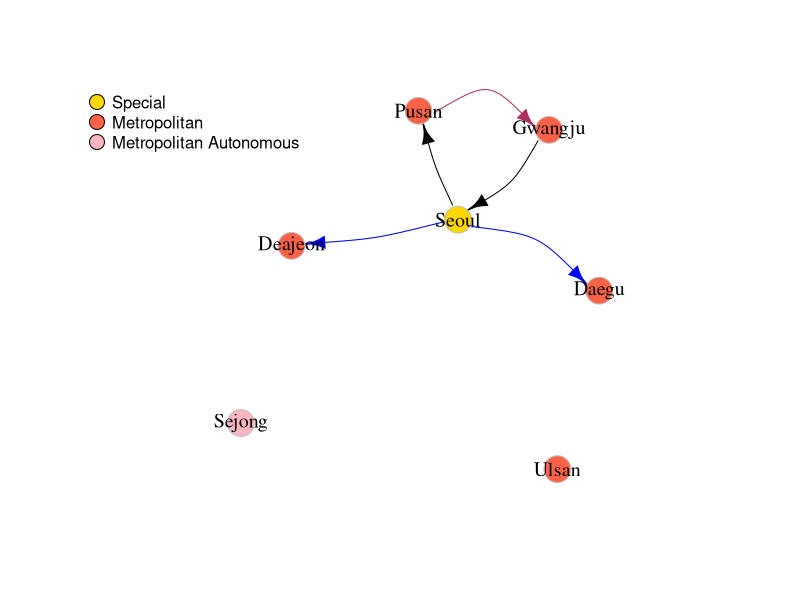

Reproduce this figure in R.
library(ggplot2)
# install.packages("maps")
library(maps)

# csv 파일에서 한글을 못 읽는 오류 시, 적절하게 아래의 옵션을 섞는다.
# fileEncoding = "CP949" | "EUC-KR"
# fileEncoding = "UTF-8"

# 단계구분도(Choropleth Map) - 1
example1 <- function() { }

# 단계구분도(Choropleth Map) - 2
example2 <- function() { }

# 단계구분도(Choropleth Map) - 3
example3 <- function() {
  # 서울시의 '영유아보육시설' 데이터와 서울시 지도 데이터를 불러옵니다.
  young_d <- read.csv('./data/data_seoul_child.csv', header = TRUE, fileEncoding = "CP949")
  map_seoul <- read.csv('./data/mapv2_final_seoul.csv', header = TRUE)

  # '시군구명' 별로 그룹화된 목록을 생성합니다.
  pro.list <- names(table(map_seoul$시군구명))

  # 각 '시군구명'에 대한 평균 위도와 경도를 계산합니다.
  xx <- vector(); yy <- vector()
  for (jj in 1:length(pro.list)) {
    xx[jj] <- mean(subset(map_seoul, 시군구명 == pro.list[jj])$long)
    yy[jj] <- mean(subset(map_seoul, 시군구명 == pro.list[jj])$lat)
  }

  # 계산된 평균 좌표와 '시군구명'을 결합합니다.
  tab.x.y <- cbind(pro.list, xx, yy)

  # 'young_d' 데이터셋을 정렬합니다.
  data5 <- young_d[sort.int(young_d[, 1], index.return = TRUE)$ix,]

  # ggplot을 사용하여 지도에 '영유아보육시설' 데이터를 시각화합니다.
  ggplot(young_d, aes(map_id = region, fill = 영유아보육시설)) +
    geom_map(map = map_seoul, alpha = 0.3, colour = 'white', size = 0.1) +  # 지도를 그리고 각 구역을 구분
    theme(legend.position = c(0.1, 0.8)) +  # 범례의 위치를 조정
    scale_fill_gradientn(colours = c('yellow', 'red')) +  # 색상 그라데이션 설정
    expand_limits(x = map_seoul$long, y = map_seoul$lat) +  # x, y 축 한계 설정
    coord_fixed() +  # 고정된 종횡비 유지
    labs(x = "", y = "", title = "영유아보육시설") +  # 레이블과 타이틀 설정
    theme(plot.title = element_text(hjust = 0.5)) +  # 제목의 위치 조정
    theme(axis.ticks = element_blank(), axis.text.y = element_blank()) +  # y축 눈금과 텍스트 제거
    theme(axis.ticks = element_blank(), axis.text.x = element_blank()) +  # x축 눈금과 텍스트 제거
    geom_text(x = xx, y = yy + 400, label = data5$영유아보육시설, size = 3, col = 4) +  # 위도 위치에 따라 텍스트 추가
    geom_text(x = xx, y = yy - 600, label = pro.list, size = 3, col = 1)  # 위도 위치 조정하여 텍스트 추가
}

# install.packages("igraph")
library(igraph)

# 네트워크 그림 - Undirected vs Directed
example4 <- function() {
  # R의 그래픽 디바이스를 두 개의 화면으로 분할합니다. 이 구성은 1행 2열로 설정됩니다.
  split.screen(figs = c(1, 2))

  # 첫 번째 화면을 활성화합니다.
  screen(1)
  # 비방향성 그래프를 생성하고, 플롯합니다. 노드는 3개, 간선은 1-2, 2-3, 3-1입니다.
  g1 <- graph(edges = c(1, 2, 2, 3, 3, 1), n = 3, directed = FALSE)
  plot(g1)

  # 두 번째 화면을 활성화합니다.
  screen(2)
  # 방향성 그래프를 생성하고, 플롯합니다. 동일한 노드와 간선 구조를 사용하지만 간선에 방향이 있습니다.
  g1 <- graph(edges = c(1, 2, 2, 3, 3, 1), n = 3, directed = TRUE)
  plot(g1)
}

# 네트워크 그림 - Isolated points
example5 <- function() {
  # 화면을 1행 2열로 분할합니다.
  split.screen(figs = c(1, 2))

  # 첫 번째 스크린을 활성화합니다.
  screen(1)
  # 비방향성 그래프를 생성하고 플롯합니다. 노드는 3개, 간선은 1-2, 2-3, 3-1, 1-3입니다.
  g1 <- graph(edges = c(1, 2, 2, 3, 3, 1, 1, 3), n = 3)
  plot(g1, edge.arrow.size = 0.5)  # 간선의 화살표 크기를 0.5로 설정

  # 두 번째 스크린을 활성화합니다.
  screen(2)
  # 비방향성 그래프를 생성하고 플롯합니다. 노드는 7개, 간선은 1-2, 2-3, 3-1입니다.
  g2 <- graph(edges = c(1, 2, 2, 3, 3, 1), n = 7)
  plot(g2, edge.arrow.size = 0.5)  # 간선의 화살표 크기를 0.5로 설정
}

# 네트워크 그림 - Vertex 이름
example6 <- function() {
  # 문자열 벡터를 사용하여 그래프 객체 'g3'를 생성합니다. 이 그래프는 지정된 도시 간의 연결을 나타냅니다.
  # 'Seoul'은 'Pusan'과, 'Pusan'은 'Gwangju'와, 'Gwangju'는 'Seoul'과 연결됩니다.
  g3 <- graph(c("Seoul", "Pusan", "Pusan", "Gwangju", "Gwangju", "Seoul"))

  # 생성된 그래프 'g3'를 시각화합니다.
  plot(g3)
}

g4 <- graph(c("Seoul", "Pusan", "Pusan", "Gwangju", "Gwangju", "Seoul", "Seoul",
              "Daegu", "Seoul", "Deajeon"), isolates = c("Sejong", "Ulsan"))

# 네트워크 그림 - Edge network
example7 <- function() {
  # 그래프 'g4'를 사용자 정의 스타일로 플로팅합니다. 다양한 시각적 속성을 조정하여 그래프의 모양을 개선합니다.
  plot(
    g4,
    edge.arrow.size = 1.5,         # 간선의 화살표 크기를 1.5로 설정
    vertex.color = "gold",         # 정점의 색상을 'gold'로 설정
    vertex.size = 15,              # 정점의 크기를 15로 설정
    vertex.frame.color = "gray",   # 정점의 테두리 색상을 'gray'로 설정
    vertex.label.color = "black",  # 정점 레이블의 색상을 'black'으로 설정
    vertex.label.cex = 1.2,        # 정점 레이블의 글자 크기를 1.2배로 조정
    vertex.label.dist = 2,         # 정점 레이블과 정점 사이의 거리를 2로 설정
    edge.curved = 0.2              # 간선의 곡률을 0.2로 설정
  )
}

# 네트워크 그림 - Edge & Vertex
example8 <- function() {
  # 그래프 'g4'의 모든 간선을 반환합니다.
  E(g4)

  # 그래프 'g4'의 모든 정점의 이름을 반환합니다.
  V(g4)$name

  # 그래프 'g4'의 각 정점에 'Type' 속성을 할당합니다.
  V(g4)$Type <- c("Special", "Metropolitan", "Metropolitan", "Metropolitan", "Metropolitan", "Multi-functional Administrative", "Metropolitan")

  # 그래프 'g4'의 각 정점에 'Pop' (인구) 속성을 할당합니다.
  V(g4)$Pop <- c(9.7, 3.4, 5.5, 2.4, 1.5, 4.27, 2.1)

  # 그래프 'g4'의 각 간선에 'traffic_volume' 속성을 할당합니다.
  E(g4)$traffic_volume <- c(2.8, 4.5, 8.7, 5.64, 4.9)

  # 그래프 'g4'의 각 간선에 교통 수단 유형을 나타내는 'traffic' 속성을 할당합니다.
  E(g4)$traffic <- c('train', 'plane', 'train', 'highway', 'highway')

  # 그래프 'g4'의 각 간선에 용도를 나타내는 'ttype' 속성을 할당합니다.
  E(g4)$ttype <- c('business', 'business', 'business', 'travel', 'travel')

  # 그래프 'g4'를 사용자 정의 스타일로 플로팅합니다.
  plot(
    g4,
    edge.arrow.size = 1.5,         # 간선의 화살표 크기를 1.5로 설정
    vertex.label.color = "black",  # 정점 레이블의 색상을 'black'으로 설정
    vertex.label.dist = 2,         # 정점 레이블과 정점 사이의 거리를 2로 설정
    vertex.color = c("pink", rep("skyblue", 4), "peru", "skyblue"), # 정점의 색상 설정
    edge.curved = 0.2              # 간선의 곡률을 0.2로 설정
  )
}

# 네트워크 그림 - Edge curve
example9 <- function() {
  color <- c("pink", rep("skyblue", 4), "peru", "skyblue")
  curved <- c(0.1, 0.9, 0.3, 0.4, 0.1)
  # 사전에 정의된 색상과 곡률 설정을 사용하여 그래프 'g4'를 플로팅합니다.
  # 색상과 곡률 값은 각각 정점과 간선에 적용됩니다.
  plot(
    g4,
    edge.arrow.size = 1.5,               # 간선의 화살표 크기를 1.5로 설정
    vertex.label.color = "black",        # 정점 레이블의 색상을 'black'으로 설정
    vertex.label.dist = 2,               # 정점 레이블과 정점 사이의 거리를 2로 설정
    vertex.color = color,                # 정점의 색상을 'color' 벡터에 따라 설정
    edge.curved = curved                 # 간선의 곡률을 'curved' 벡터에 따라 설정
  )
}

# 네트워크 그림 - Vertex size
example10 <- function() {
  color <- c("pink", rep("skyblue", 4), "peru", "skyblue")
  # 그래프 'g4'를 사용자 정의 스타일로 플로팅합니다. 이때 정점과 간선에 다양한 시각적 속성을 적용합니다.
  plot(
    g4,
    edge.arrow.size = 1.5,                # 간선의 화살표 크기를 1.5로 설정
    vertex.size = 30,                     # 정점의 크기를 30으로 설정
    vertex.frame.color = "gray",          # 정점의 테두리 색상을 'gray'로 설정
    vertex.label.color = "black",         # 정점 레이블의 색상을 'black'으로 설정
    vertex.label.cex = 1.2,               # 정점 레이블의 글자 크기를 1.2배로 조정
    vertex.label.dist = 3.5,              # 정점 레이블과 정점 사이의 거리를 3.5로 설정
    edge.curved = 0.2,                    # 간선의 곡률을 0.2로 설정
    vertex.color = color                  # 정점의 색상을 사전 정의된 'color' 벡터에 따라 설정
  )
}

te <- c('train', 'plane', 'train', 'highway', 'highway')
line.col <- ifelse(te == 'train', 1, ifelse(te == 'plane', 2, 3))
colrs <- c("black", "maroon", "blue")

# 네트워크 그림 - Line color
example11 <- function() {
  # 그래프 'g4'를 사용자 정의 스타일로 플로팅합니다. 이때 정점과 간선에 다양한 시각적 속성을 적용합니다.
  plot(
    g4,
    edge.color = colrs[line.col],        # 간선의 색상을 'colrs' 배열에서 'line.col' 인덱스에 따라 설정
    # 아래 코드 애러 나서 주석 처리함
    # vertex.size = V(g4)$Pop * 4,         # 정점의 크기를 각 정점의 'Pop' 속성 값에 4를 곱한 값으로 설정
    vertex.frame.color = "gray",         # 정점의 테두리 색상을 'gray'로 설정
    vertex.label.color = "black",        # 정점 레이블의 색상을 'black'으로 설정
    vertex.label.cex = 1.2,              # 정점 레이블의 글자 크기를 1.2배로 조정
    vertex.label.dist = 3.5,             # 정점 레이블과 정점 사이의 거리를 3.5로 설정
    edge.curved = 0.2,                   # 간선의 곡률을 0.2로 설정
    vertex.color = c("pink", rep("skyblue", 4), "peru", "skyblue")  # 정점의 색상을 사전 정의된 색상 배열에 따라 설정
  )
}

# 네트워크 그림 - Legend 추가
example12 <- function() {
  line.curve <- c(0.1, 0.9, 0.3, 0.4, 0.1)
  mycolrs <- c("gold", rep("tomato", 4), "lightpink", "tomato")
  # 그래프 'g4'를 사용자 정의 스타일로 플로팅합니다. 이때 정점과 간선에 다양한 시각적 속성을 적용합니다.
  plot(
    g4,
    edge.color = colrs[line.col],        # 간선의 색상을 'colrs' 배열에서 'line.col' 인덱스에 따라 설정
    # 아래 코드 애러 나서 주석 처리함
    # vertex.size = V(g4)$Pop * 6,         # 정점의 크기를 각 정점의 'Pop' 속성 값에 6을 곱한 값으로 설정
    vertex.frame.color = "gray",         # 정점의 테두리 색상을 'gray'로 설정
    vertex.label.color = "black",        # 정점 레이블의 색상을 'black'으로 설정
    vertex.label.cex = 1.2,              # 정점 레이블의 글자 크기를 1.2배로 조정
    edge.curved = line.curve,            # 간선의 곡률을 'line.curve' 벡터에 따라 설정
    vertex.color = mycolrs               # 정점의 색상을 'mycolrs' 벡터에 따라 설정
  )

  # 첫 번째 범례를 추가합니다. 범례는 도시 유형에 대한 설명을 포함합니다.
  legend(
    'topleft',                           # 범례의 위치를 그래프의 상단 왼쪽에 배치
    c("Special", "Metropolitan", "Metropolitan Autonomous"),  # 범례에 표시할 텍스트
    pch = 21,                            # 범례에 사용될 포인트 형태
    pt.bg = c("gold", "tomato", "lightpink"),  # 포인트의 배경색
    pt.cex = 2,                          # 포인트 크기 조정
    bty = "n",                           # 범례 상자 없음
    ncol = 1                             # 범례 열 수
  )

  # 두 번째 범례를 추가합니다. 범례는 교통 수단 유형에 대한 설명을 포함합니다.
  legend(
    x = -1.0, y = -1.2,                 # 범례의 위치를 지정 (x, y 좌표)
    c('train', 'plane', 'highway'),     # 범례에 표시할 텍스트
    lty = 1,                            # 범례에 사용될 선의 유형
    lwd = 2,                            # 선의 두께
    col = colrs,                        # 선의 색상
    bty = "n",                          # 범례 상자 없음
    ncol = 3                            # 범례 열 수
  )
}

example12()
